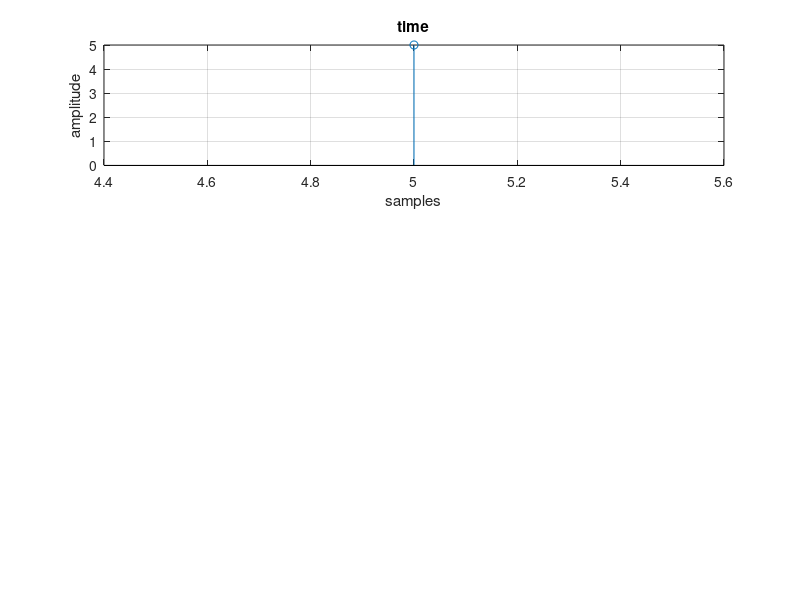

The MATLAB source for this figure:
clc;
clear all;
close all;
x=input(1);
n1=length(x);
h=input(1);
n2=length(h);
n=0:1;n1-1;
subplot(3,1,1);
stem(h,x);
grid on;
xlabel('time');
ylabel('amplitude--->');
title('First sequence');
n=n1+n2-1;
if n1>n2
    n3=n1-n2;
    h=h1zeros(1,n3);
elseif n2>n1
        n3=n2-n1
        x=[x,zeros(1,n3)];
        h=[h,zeros(1,n-n2)];
        for n=n1:n
            y(n)=0;
            for l=1:n
                j=n-j+1
                if(i<=0)
                    j=n+j
                end
                y(n)=y(n)+x(i)*h(i)
            end
        end
end
disp('press enter for the input sequence');
subplot(3,1,1);

title ('time');
xlabel('samples');
ylabel('amplitude');
